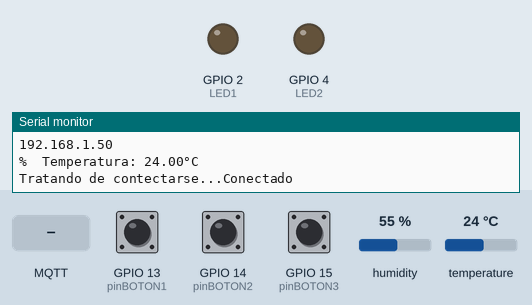
Simulated run of this sketch. Board: ESP32. Shown: output pins drawn as LEDs (lit = HIGH), the last lines printed to the serial monitor. Inputs (shaded band) come from the test bench; at power-on: temperature 24 °C, GPIO 13 (pinBOTON1) HIGH, GPIO 14 (pinBOTON2) HIGH, GPIO 15 (pinBOTON3) HIGH, humidity 55 %. WiFi joins after 1.5 s; servers stay silent unless stated; no MQTT or app messages arrive unless stated.

Above: at 5.2 s.
5.3 s: temperature set to 29 °C
7.2 s: temperature set to 32 °C
At 8.3 s:
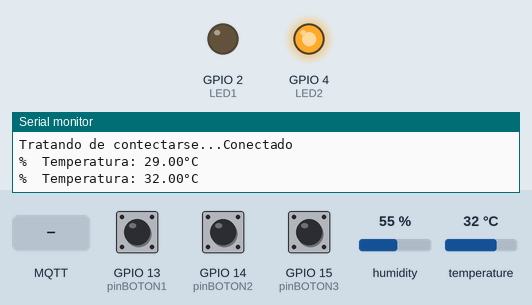
9.5 s: GPIO 13 (pinBOTON1) pulled LOW for 0.15 s
At 9.57 s:
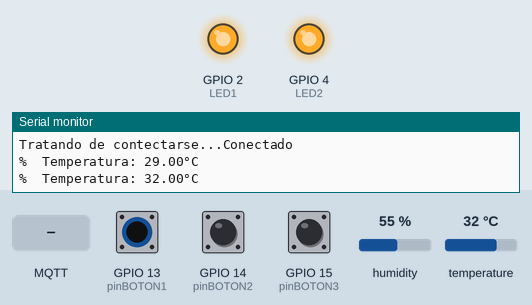
11.1 s: temperature set to 12 °C
At 13.1 s:
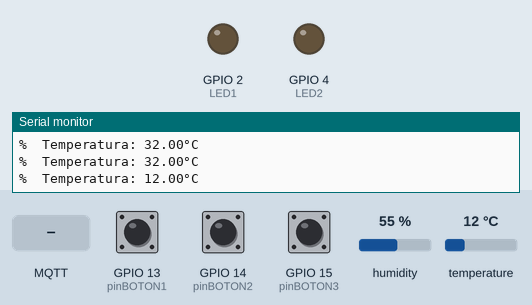
13.6 s: MQTT message "btn1on" arrives on the first subscribed topic
At 14.7 s:
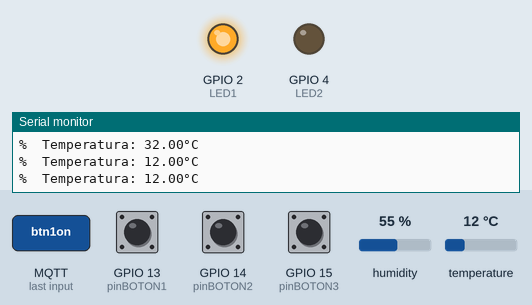
15.1 s: MQTT message "btn1off" arrives on the first subscribed topic
At 15.9 s:
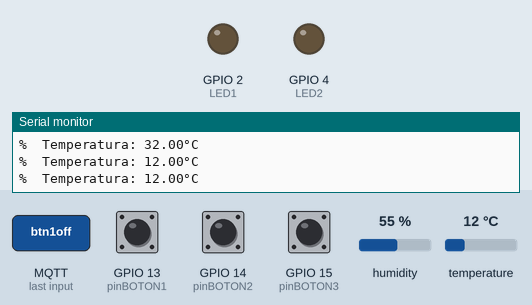
Timing chart, 0 to 17.6 s (numbered marks = the images above; inputs shaded):
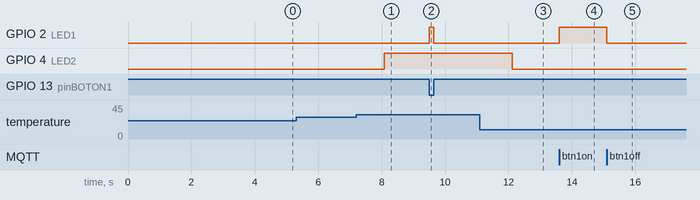

Measured:
- the behaviour switches between 30 and 31 °C on temperature (found by bisection; images 0 and 1)
- after the input at 7.2 s, GPIO 4 (LED2): LOW → HIGH after 0.87 s
- after the input at 9.5 s, GPIO 2 (LED1): LOW → HIGH at once, → LOW 0.15 s later
- after the input at 11.1 s, GPIO 4 (LED2): HIGH → LOW after 1.0 s
- after the input at 13.6 s, GPIO 2 (LED1): LOW → HIGH at once
- after the input at 15.1 s, GPIO 2 (LED1): HIGH → LOW at once

The sketch:

3botones2led1DHT11.ino
```cpp
/*
 * 3botones 2leds DHT11
 * Por: ARTURO URBALEJO
 * Fecha: 20 de abril de 2022
 *
 * Características

  *Sensor de temperatura y humedad
  *Boton1: Manual. Activa la refrigeración al ser presionado
  *Boton2: Alta demanda
  *Boton3: Sobre carga de funcionamiento

  *Led1: Refrigeracion manual
  *Led2: Refrigeración automática

  *Que se encienda la refrigeracion manual cada que se presione el boton de manual

  *La refrigeracion manual tiene prioridad a la refrigeracion automática.

  *Si la termperatura es alta (mayor a 28, por ejemplo), se activa la refrigeracion automática

  *Si tengo alta demanda o sobre carga, se activa la refrigeración automática

  *Si tengo alta demanda o sobrecarga de funcionamiento y ademas temperatura alta, se activan ambas refrigeraciones

  *Botones 14, 15, 13
  *Leds 4, 2
  *DHT11 12
 */

// Bibliotecas
  #include "DHT.h"
#include <WiFi.h>  // Biblioteca para el control de WiFi
#include <PubSubClient.h> //Biblioteca para conexion MQTT

const char* ssid = "MEGACABLE-279F";  // Aquí debes poner el nombre de tu red
const char* password = "Notiene13";  // Aquí debes poner la contraseña de tu red

//Datos del broker MQTT
const char* mqtt_server = "35.157.221.58"; // Si estas en una red local, coloca la IP asignada, en caso contrario, coloca la IP publica
IPAddress server(35,157,221,58);

// Objetos
WiFiClient espClient; // Este objeto maneja los datos de conexion WiFi
PubSubClient client(espClient); // Este objeto maneja los datos de conexion al broker


// Constantes
const int pinBOTON1 = 13; // Manual. Activa la refrigeración al ser presionado
const int pinBOTON2 = 14; // Alta demanda
const int pinBOTON3 = 15; // Sobre carga de funcionamient
const int LED1 = 2;    //  Refrigeración Manual
const int LED2 = 4;    // Refrigeración Automática
const double temAlta = 30.5;  // set point de temperatura Alta
const String TopicTx = "CodigoIoT/SIC/Flow6/Botones";
const String TopicRx = "CodigoIoT/SIC/Flow6/Temperatura";

// Variables
bool EstadoBoton1;              // Estado lógico BOTON1
bool EstadoBoton2, EstadoBoton3;      // Estado lógico BOTON2 Y BOTON3
bool BtnWeb1, BtnWeb2, BtnWeb3;

double TiempoActual, TiempoObjetivo;
float t=0;
long timeNow, timeLast; // Variables de control de tiempo no bloqueante
int data = 0; // Contador
int wait = 2000;  // Indica la espera cada 5 segundos para envío de mensajes MQTT


// Definición de objetos
  #define DHTPIN 12    // Pin 12 se conecta el DHT11
  #define DHTTYPE DHT11   // DHT 11
  DHT dht(DHTPIN, DHTTYPE);

// Condiciones iniciales - Se ejecuta sólo una vez al energizar
void setup() {// Inicio de void setup ()
  Serial.begin (115200);  // Se inicia comunicación serial a 115200 baudios
  Serial.print("Conectar a ");
  Serial.println(ssid);

  dht.begin();
  pinMode (pinBOTON1, INPUT_PULLUP); // Configurar el pin 13 BOTON1 como entrada con lógica inversa (PULLUP)
  pinMode (pinBOTON2, INPUT_PULLUP); // Configurar el pin 14 BOTON1 como entrada con lógica inversa (PULLUP)
  pinMode (pinBOTON3, INPUT_PULLUP); // Configurar el pin 15 BOTON1 como entrada con lógica inversa (PULLUP)
  pinMode (LED1, OUTPUT);  // Configurar pin 2 LED1 como salida
  pinMode (LED2, OUTPUT);  // Configurar pin 4 LED2 como salida
  digitalWrite (LED1, LOW);
  digitalWrite (LED2, LOW);
  TiempoObjetivo = millis() + 2000;  // Se asigna al setpoint el tiempo actual en milisegundos y se le suman 2000 milisegundos

  WiFi.begin(ssid, password); // Esta es la función que realiz la conexión a WiFi

  while (WiFi.status() != WL_CONNECTED) { // Este bucle espera a que se realice la conexión
    Serial.print(".");  // Indicador de progreso
    delay (500);
  }
  // Cuando se haya logrado la conexión, el programa avanzará, por lo tanto, puede informarse lo siguiente
  Serial.println();
  Serial.println("WiFi conectado");
  Serial.println("Direccion IP: ");
  Serial.println(WiFi.localIP());

  // Si se logro la conexión, encender led
  if (WiFi.status () > 0){
  digitalWrite (LED2, LOW);
  }

  delay (1000); // Esta espera es solo una formalidad antes de iniciar la comunicación con el broker

  // Conexión con el broker MQTT
  client.setServer(server, 1883); // Conectarse a la IP del broker en el puerto indicado
  client.setCallback(callback); // Activar función de CallBack, permite recibir mensajes MQTT y ejecutar funciones a partir de ellos
  delay(1500);  // Esta espera es preventiva, espera a la conexión para no perder información

  timeLast = millis (); // Inicia el control de tiempo

}// Fin de void setup

void loop() {// Inicio de void loop

  TiempoActual = millis(); // tiempo actual en milisegundos

  if (TiempoActual >= TiempoObjetivo){  // esta condición se cunple cada 2000 milisegundos
    lecturaSensor();
  }

  lecturaBotones();
  Logica();
//********************************************
   //Verificar siempre que haya conexión al broker
  if (!client.connected()) {
    reconnect();  // En caso de que no haya conexión, ejecutar la función de reconexión, definida despues del void setup ()
  }
  client.loop(); // Esta función es muy importante, ejecuta de manera no bloqueante las funciones necesarias para la comunicación con el broker

//  timeNow = millis(); // Control de tiempo para esperas no bloqueantes
//  if (timeNow - timeLast > wait) { // Manda un mensaje por MQTT cada 2 segundos
//    timeLast = timeNow; // Actualización de seguimiento de tiempo
//    char dataString[8]; // Define una arreglo de caracteres para enviarlos por MQTT, especifica la longitud del mensaje en 8 caracteres
//    dtostrf(t, 2, 2, dataString);  // Esta es una función nativa de leguaje AVR que convierte un arreglo de caracteres en una variable String
//    Serial.print("Temperatura: "); // Se imprime en monitor solo para poder visualizar que el evento sucede
//    Serial.println(dataString);
//    client.publish("CodigoIoT/SIC/Flow6/Temperatura", dataString); // Esta es la función que envía los datos por MQTT, especifica el tema y el valor
//  }

//*************************************************
}// Fin de void loop

// Funcioes del usuario

void lecturaSensor(){
  t = dht.readTemperature(); // Read temperature as Celsius (the default)
  // Check if any reads failed and exit early (to try again).
  if (isnan(t)) {
    Serial.println(F("Failed to read from DHT sensor!"));
    return;
  }

  Serial.print(F("%  Temperatura: "));
  Serial.print(t);
  Serial.println(F("°C "));
  TiempoObjetivo = millis() +2000; // una vez que imprime temperatura se actualiza nuestro setpoint a los siguientes 20000 milisegundos
  char dataString[8]; // Define una arreglo de caracteres para enviarlos por MQTT, especifica la longitud del mensaje en 8 caracteres
  dtostrf(t, 2, 2, dataString);  // Esta es una función nativa de leguaje AVR que convierte un arreglo de caracteres en una variable String
  client.publish("CodigoIoT/SIC/Flow6/Temperatura", dataString);
}

void lecturaBotones(){

  EstadoBoton1 = !digitalRead(pinBOTON1); // se guarda en dato el estado lógico del BOTON1 (recuerda que si no est presionado te envía un 1 lógico)
  EstadoBoton2 = !digitalRead(pinBOTON2); // se guarda en dato2 el estado lógico del BOTON2 (recuerda que si no est presionado te envía un 1 lógico)
  EstadoBoton3 = !digitalRead (pinBOTON3); // se guarda en dato3 el estado lógico del BOTON3 (recuerda que si no est presionado te envía un 1 lógico)

}

void Logica(){

    //Cuando debe de encender la refrigeración manual

  if (BtnWeb1 || (t > temAlta && (EstadoBoton2 || EstadoBoton3)) || EstadoBoton1) {
    digitalWrite (LED1, 1);
    }
  else{
    digitalWrite (LED1, 0);
    }

  // Cuando debe de encender Refrigeración automática

  if (BtnWeb2 || BtnWeb3 || t > temAlta || ((EstadoBoton2 || EstadoBoton3) && !EstadoBoton1)) {
    digitalWrite (LED2, 1);
    }
  else{
    digitalWrite (LED2, 0);
    }
}


// Esta función permite tomar acciones en caso de que se reciba un mensaje correspondiente a un tema al cual se hará una suscripción
void callback(char* topic, byte* message, unsigned int length) {

  // Concatenar los mensajes recibidos para conformarlos como una varialbe String
  String messageTemp; // Se declara la variable en la cual se generará el mensaje completo
  for (int i = 0; i < length; i++) {  // Se imprime y concatena el mensaje
    //Serial.print((char)message[i]);
    messageTemp += (char)message[i];
  }

  // El ESP323CAM está suscrito al tema
  if (String(topic) == TopicTx) {  // En caso de recibirse mensaje en el tema
    if(messageTemp == "btn1on"){
     // Serial.println("Led encendido");
      BtnWeb1=1;
    }
    else if(messageTemp == "btn1off"){
      //Serial.println("Led apagado");
      BtnWeb1=0;
    }

    else if(messageTemp == "btn2on"){
      //Serial.println("Led apagado");
      BtnWeb2=1;
    }
    else if(messageTemp == "btn2off"){
      //Serial.println("Led apagado");
      BtnWeb2=0;
    }
    else if(messageTemp == "btn3on"){
      //Serial.println("Led apagado");
      BtnWeb3=1;
    }
    else if(messageTemp == "btn3off"){
      //Serial.println("Led apagado");
      BtnWeb3=0;
    }
  }
}// fin del void callback

// Función para reconectarse
void reconnect() {
  // Bucle hasta lograr conexión
  while (!client.connected()) { // Pregunta si hay conexión
    Serial.print("Tratando de contectarse...");
    // Intentar reconexión
    if (client.connect("ESP32CAMClient")) { //Pregunta por el resultado del intento de conexión
      Serial.println("Conectado");
      client.subscribe("CodigoIoT/SIC/Flow6/Botones"); // Esta función realiza la suscripción al tema
    }// fin del  if (client.connect("ESP32CAMClient"))
    else {  //en caso de que la conexión no se logre
      Serial.print("Conexion fallida, Error rc=");
      Serial.print(client.state()); // Muestra el codigo de error
      Serial.println(" Volviendo a intentar en 5 segundos");
      // Espera de 5 segundos bloqueante
      delay(5000);
      Serial.println (client.connected ()); // Muestra estatus de conexión
    }// fin del else
  }// fin del bucle while (!client.connected())
}// fin de void reconnect(
```
